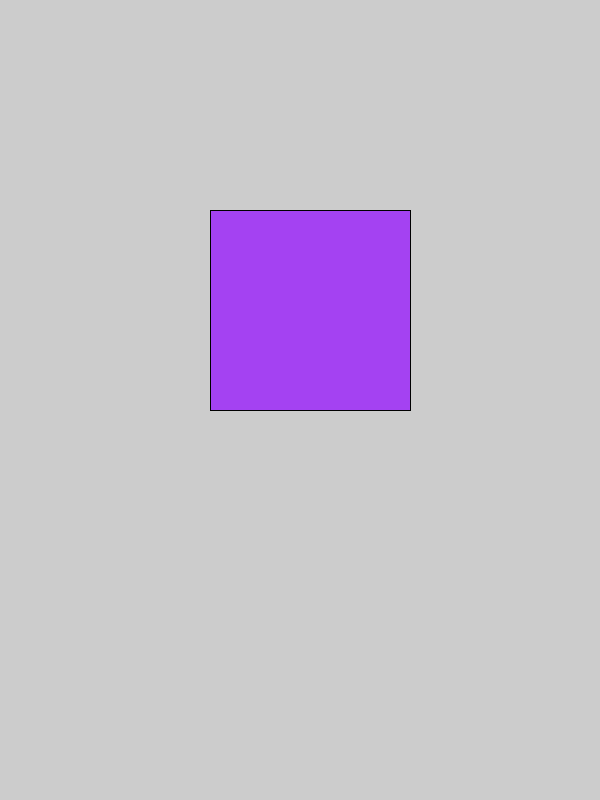
Frame 1 (no input)
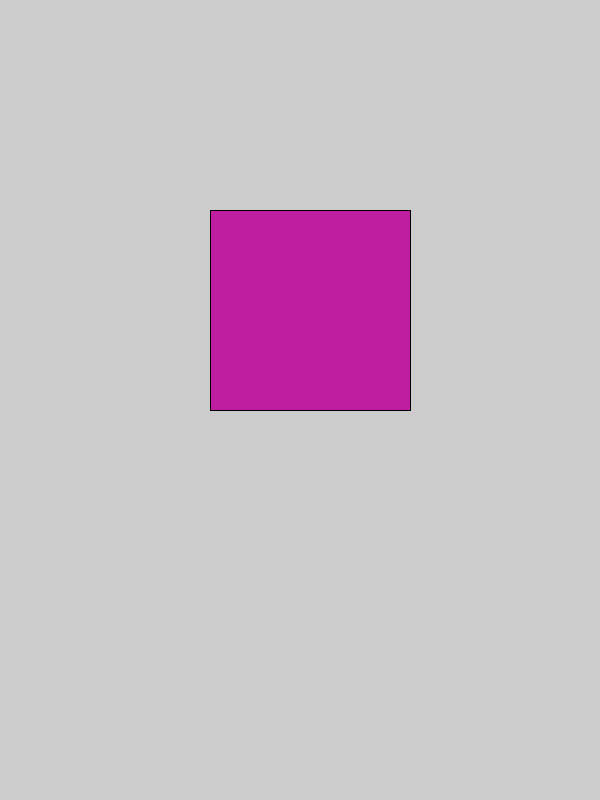
Frame 60 (the mouse pressed at the canvas centre just before this capture)
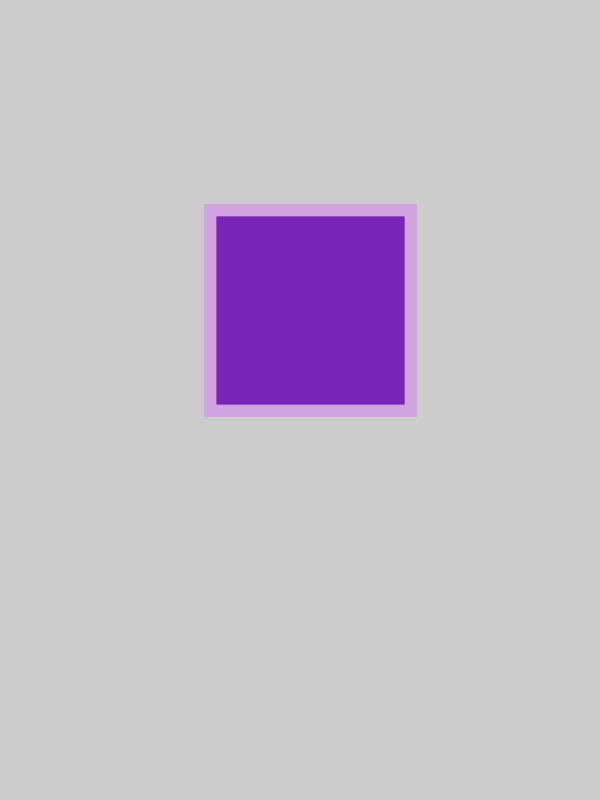
Frame 120 (the mouse held since frame 60 and released just before this capture)

The Processing sketch that drew these frames (run headless with seeded random() and noise(); from frame 60 on, the mouse is pressed at the canvas centre):

// Processing sketch: kwadrat
// ── kwadrat.pde
int y;
int x;
void setup()
{ 
  size (600, 800) ;
  frameRate (14) ;
  y=210;
  x=210;
}



void draw()
{
  fill (random(255), random (255), random (255));
  rect ( x, y, 200, 200 );
}


void keyPressed ()
{
  if (key == ' ')
  {
    background(random(255), random (255), random (255));
  }

  if (key == 'w') 
  {
    y=y -10;
  }

  if (key == 's')
  {
    y=y +10;
  }

  if (key == 'd')
  {
    x=x +10;
  }

  if (key == 'a')
  {
    x=x -10;
  }
}




void  mousePressed ()
{
  strokeWeight (random(20));
  stroke(random(255), random (255), random (255));
}
